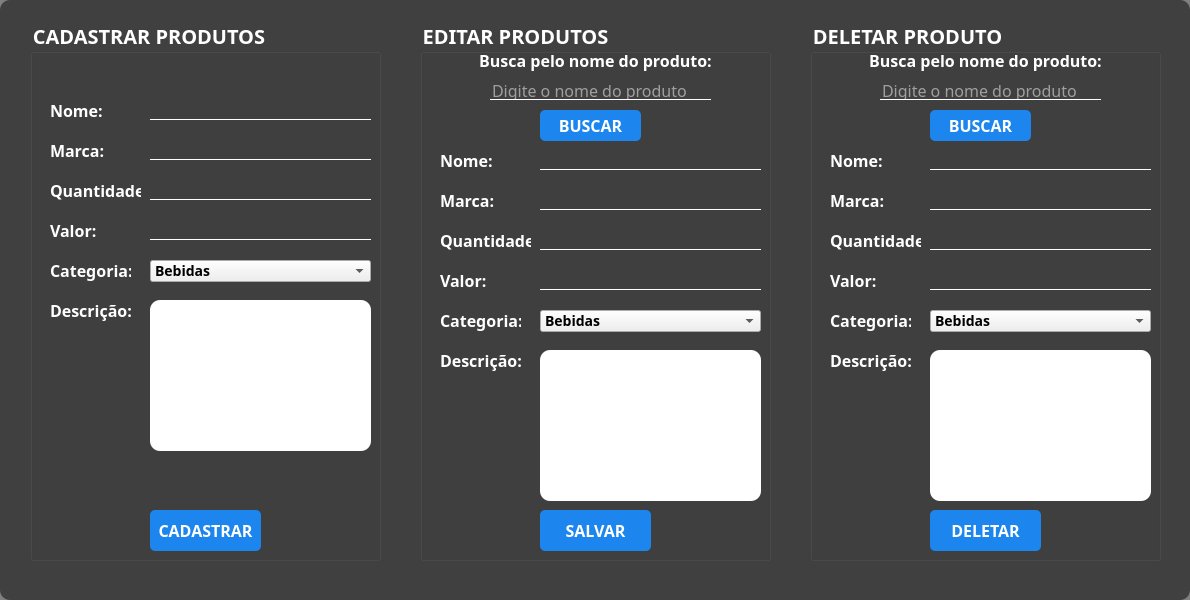
   <widget class="QFrame" name="f_produtos">
    <property name="enabled">
     <bool>true</bool>
    </property>
    <property name="geometry">
     <rect>
      <x>5</x>
      <y>90</y>
      <width>1190</width>
      <height>600</height>
     </rect>
    </property>
    <property name="styleSheet">
     <string notr="true">QFrame{
background:rgba(0,0,0,0.5);
border-radius:10px;
}
QGroupBox{
font-family: Trebuchet MS;
font-size: 20px;
font-weight: bold;
color:white;
background:transparent;
}
</string>
    </property>
    <property name="frameShape">
     <enum>QFrame::StyledPanel</enum>
    </property>
    <property name="frameShadow">
     <enum>QFrame::Raised</enum>
    </property>
    <widget class="QGroupBox" name="groupBox_5">
     <property name="geometry">
      <rect>
       <x>30</x>
       <y>20</y>
       <width>351</width>
       <height>541</height>
      </rect>
     </property>
     <property name="title">
      <string>CADASTRAR PRODUTOS</string>
     </property>
     <widget class="QLabel" name="label_67">
      <property name="geometry">
       <rect>
        <x>20</x>
        <y>80</y>
        <width>81</width>
        <height>21</height>
       </rect>
      </property>
      <property name="styleSheet">
       <string notr="true">font-family:Trebuchet MS;
font-size:16px;
font-weight:bold;
color:white;
background:transparent;
border:none;</string>
      </property>
      <property name="text">
       <string>Nome:</string>
      </property>
     </widget>
     <widget class="QLabel" name="label_68">
      <property name="geometry">
       <rect>
        <x>20</x>
        <y>120</y>
        <width>81</width>
        <height>21</height>
       </rect>
      </property>
      <property name="styleSheet">
       <string notr="true">font-family:Trebuchet MS;
font-size:16px;
font-weight:bold;
color:white;
background:transparent;
border:none;</string>
      </property>
      <property name="text">
       <string>Marca:</string>
      </property>
     </widget>
     <widget class="QLabel" name="label_69">
      <property name="geometry">
       <rect>
        <x>20</x>
        <y>160</y>
        <width>91</width>
        <height>21</height>
       </rect>
      </property>
      <property name="styleSheet">
       <string notr="true">font-family:Trebuchet MS;
font-size:16px;
font-weight:bold;
color:white;
background:transparent;
border:none;</string>
      </property>
      <property name="text">
       <string>Quantidade:</string>
      </property>
     </widget>
     <widget class="QLabel" name="label_70">
      <property name="geometry">
       <rect>
        <x>20</x>
        <y>200</y>
        <width>81</width>
        <height>21</height>
       </rect>
      </property>
      <property name="styleSheet">
       <string notr="true">font-family:Trebuchet MS;
font-size:16px;
font-weight:bold;
color:white;
background:transparent;
border:none;</string>
      </property>
      <property name="text">
       <string>Valor:</string>
      </property>
     </widget>
     <widget class="QLabel" name="label_71">
      <property name="geometry">
       <rect>
        <x>20</x>
        <y>240</y>
        <width>81</width>
        <height>21</height>
       </rect>
      </property>
      <property name="styleSheet">
       <string notr="true">font-family:Trebuchet MS;
font-size:16px;
font-weight:bold;
color:white;
background:transparent;
border:none;</string>
      </property>
      <property name="text">
       <string>Categoria:</string>
      </property>
     </widget>
     <widget class="QLabel" name="label_72">
      <property name="geometry">
       <rect>
        <x>20</x>
        <y>280</y>
        <width>81</width>
        <height>21</height>
       </rect>
      </property>
      <property name="styleSheet">
       <string notr="true">font-family:Trebuchet MS;
font-size:16px;
font-weight:bold;
color:white;
background:transparent;
border:none;</string>
      </property>
      <property name="text">
       <string>Descrição:</string>
      </property>
     </widget>
     <widget class="QLineEdit" name="novo_prod_nome">
      <property name="geometry">
       <rect>
        <x>120</x>
        <y>80</y>
        <width>221</width>
        <height>20</height>
       </rect>
      </property>
      <property name="styleSheet">
       <string notr="true">background:transparent;
font-family: Trebuchet MS;
font-size:16px;
color:white;
border:none;
border-bottom: 1px solid white;</string>
      </property>
     </widget>
     <widget class="QLineEdit" name="novo_prod_marca">
      <property name="geometry">
       <rect>
        <x>120</x>
        <y>120</y>
        <width>221</width>
        <height>20</height>
       </rect>
      </property>
      <property name="styleSheet">
       <string notr="true">background:transparent;
font-family: Trebuchet MS;
font-size:16px;
color:white;
border:none;
border-bottom: 1px solid white;</string>
      </property>
     </widget>
     <widget class="QLineEdit" name="novo_prod_qtd">
      <property name="geometry">
       <rect>
        <x>120</x>
        <y>160</y>
        <width>221</width>
        <height>20</height>
       </rect>
      </property>
      <property name="styleSheet">
       <string notr="true">background:transparent;
font-family: Trebuchet MS;
font-size:16px;
color:white;
border:none;
border-bottom: 1px solid white;</string>
      </property>
     </widget>
     <widget class="QLineEdit" name="novo_prod_valor">
      <property name="geometry">
       <rect>
        <x>120</x>
        <y>200</y>
        <width>221</width>
        <height>20</height>
       </rect>
      </property>
      <property name="styleSheet">
       <string notr="true">background:transparent;
font-family: Trebuchet MS;
font-size:16px;
color:white;
border:none;
border-bottom: 1px solid white;</string>
      </property>
     </widget>
     <widget class="QComboBox" name="novo_prod_categ">
      <property name="geometry">
       <rect>
        <x>120</x>
        <y>240</y>
        <width>221</width>
        <height>22</height>
       </rect>
      </property>
      <property name="styleSheet">
       <string notr="true">font-family:Trebuchet MS;
font-size:14px;
font-weight:bold;</string>
      </property>
      <item>
       <property name="text">
        <string>Bebidas</string>
       </property>
      </item>
      <item>
       <property name="text">
        <string>Lanches</string>
       </property>
      </item>
      <item>
       <property name="text">
        <string>Refeições</string>
       </property>
      </item>
      <item>
       <property name="text">
        <string>Porções</string>
       </property>
      </item>
      <item>
       <property name="text">
        <string>Diversos</string>
       </property>
      </item>
      <item>
       <property name="text">
        <string>Sobremesas</string>
       </property>
      </item>
     </widget>
     <widget class="QTextEdit" name="novo_prod_descri">
      <property name="geometry">
       <rect>
        <x>120</x>
        <y>280</y>
        <width>221</width>
        <height>151</height>
       </rect>
      </property>
      <property name="styleSheet">
       <string notr="true">background:white;
color:black;
font-size:16px;
font-family: Trebuchet MS;
font-weight: bold;</string>
      </property>
     </widget>
     <widget class="QPushButton" name="novo_prod_cadastrar">
      <property name="geometry">
       <rect>
        <x>120</x>
        <y>490</y>
        <width>111</width>
        <height>41</height>
       </rect>
      </property>
      <property name="cursor">
       <cursorShape>OpenHandCursor</cursorShape>
      </property>
      <property name="styleSheet">
       <string notr="true">QPushButton{
border:none;
border-radius:5px;
color:white;
background:#1C86EE;
font-family:Trebuchet MS;
font-weight:bold;
font-size:16px;
}
QPushButton:hover{
text-decoration:underline;
}
</string>
      </property>
      <property name="text">
       <string>CADASTRAR</string>
      </property>
     </widget>
    </widget>
    <widget class="QGroupBox" name="groupBox_6">
     <property name="geometry">
      <rect>
       <x>420</x>
       <y>20</y>
       <width>351</width>
       <height>541</height>
      </rect>
     </property>
     <property name="title">
      <string>EDITAR PRODUTOS</string>
     </property>
     <widget class="QLabel" name="label_73">
      <property name="geometry">
       <rect>
        <x>0</x>
        <y>30</y>
        <width>351</width>
        <height>21</height>
       </rect>
      </property>
      <property name="styleSheet">
       <string notr="true">font-family:Trebuchet MS;
font-size:16px;
font-weight:bold;
color:white;
background:transparent;
border:none;</string>
      </property>
      <property name="text">
       <string>Busca pelo nome do produto:</string>
      </property>
      <property name="alignment">
       <set>Qt::AlignCenter</set>
      </property>
     </widget>
     <widget class="QLineEdit" name="edit_prod_nome_input">
      <property name="geometry">
       <rect>
        <x>70</x>
        <y>60</y>
        <width>221</width>
        <height>20</height>
       </rect>
      </property>
      <property name="styleSheet">
       <string notr="true">background:transparent;
font-family: Trebuchet MS;
font-size:16px;
color:white;
border:none;
border-bottom: 1px solid white;</string>
      </property>
      <property name="inputMask">
       <string/>
      </property>
      <property name="placeholderText">
       <string>Digite o nome do produto</string>
      </property>
     </widget>
     <widget class="QPushButton" name="edit_prod_buscar">
      <property name="geometry">
       <rect>
        <x>120</x>
        <y>90</y>
        <width>101</width>
        <height>31</height>
       </rect>
      </property>
      <property name="cursor">
       <cursorShape>OpenHandCursor</cursorShape>
      </property>
      <property name="styleSheet">
       <string notr="true">QPushButton{
border:none;
border-radius:5px;
color:white;
background:#1C86EE;
font-family:Trebuchet MS;
font-weight:bold;
font-size:16px;
}
QPushButton:hover{
text-decoration:underline;
}
</string>
      </property>
      <property name="text">
       <string>BUSCAR</string>
      </property>
     </widget>
     <widget class="QLabel" name="label_74">
      <property name="geometry">
       <rect>
        <x>20</x>
        <y>210</y>
        <width>91</width>
        <height>21</height>
       </rect>
      </property>
      <property name="styleSheet">
       <string notr="true">font-family:Trebuchet MS;
font-size:16px;
font-weight:bold;
color:white;
background:transparent;
border:none;</string>
      </property>
      <property name="text">
       <string>Quantidade:</string>
      </property>
     </widget>
     <widget class="QLineEdit" name="edit_prod_marca">
      <property name="geometry">
       <rect>
        <x>120</x>
        <y>170</y>
        <width>221</width>
        <height>20</height>
       </rect>
      </property>
      <property name="styleSheet">
       <string notr="true">background:transparent;
font-family: Trebuchet MS;
font-size:16px;
color:white;
border:none;
border-bottom: 1px solid white;</string>
      </property>
     </widget>
     <widget class="QLabel" name="label_75">
      <property name="geometry">
       <rect>
        <x>20</x>
        <y>290</y>
        <width>81</width>
        <height>21</height>
       </rect>
      </property>
      <property name="styleSheet">
       <string notr="true">font-family:Trebuchet MS;
font-size:16px;
font-weight:bold;
color:white;
background:transparent;
border:none;</string>
      </property>
      <property name="text">
       <string>Categoria:</string>
      </property>
     </widget>
     <widget class="QLabel" name="label_76">
      <property name="geometry">
       <rect>
        <x>20</x>
        <y>170</y>
        <width>81</width>
        <height>21</height>
       </rect>
      </property>
      <property name="styleSheet">
       <string notr="true">font-family:Trebuchet MS;
font-size:16px;
font-weight:bold;
color:white;
background:transparent;
border:none;</string>
      </property>
      <property name="text">
       <string>Marca:</string>
      </property>
     </widget>
     <widget class="QLineEdit" name="edit_prod_nome">
      <property name="geometry">
       <rect>
        <x>120</x>
        <y>130</y>
        <width>221</width>
        <height>20</height>
       </rect>
      </property>
      <property name="styleSheet">
       <string notr="true">background:transparent;
font-family: Trebuchet MS;
font-size:16px;
color:white;
border:none;
border-bottom: 1px solid white;</string>
      </property>
     </widget>
     <widget class="QComboBox" name="edit_prod_categ">
      <property name="geometry">
       <rect>
        <x>120</x>
        <y>290</y>
        <width>221</width>
        <height>22</height>
       </rect>
      </property>
      <property name="styleSheet">
       <string notr="true">font-family:Trebuchet MS;
font-size:14px;
font-weight:bold;</string>
      </property>
      <item>
       <property name="text">
        <string>Bebidas</string>
       </property>
      </item>
      <item>
       <property name="text">
        <string>Lanches</string>
       </property>
      </item>
      <item>
       <property name="text">
        <string>Refeições</string>
       </property>
      </item>
      <item>
       <property name="text">
        <string>Porções</string>
       </property>
      </item>
      <item>
       <property name="text">
        <string>Diversos</string>
       </property>
      </item>
      <item>
       <property name="text">
        <string>Sobremesas</string>
       </property>
      </item>
     </widget>
     <widget class="QTextEdit" name="edit_prod_descri">
      <property name="geometry">
       <rect>
        <x>120</x>
        <y>330</y>
        <width>221</width>
        <height>151</height>
       </rect>
      </property>
      <property name="styleSheet">
       <string notr="true">background:white;
color:black;
font-size:16px;
font-family: Trebuchet MS;
font-weight: bold;</string>
      </property>
     </widget>
     <widget class="QLabel" name="label_77">
      <property name="geometry">
       <rect>
        <x>20</x>
        <y>130</y>
        <width>81</width>
        <height>21</height>
       </rect>
      </property>
      <property name="styleSheet">
       <string notr="true">font-family:Trebuchet MS;
font-size:16px;
font-weight:bold;
color:white;
background:transparent;
border:none;</string>
      </property>
      <property name="text">
       <string>Nome:</string>
      </property>
     </widget>
     <widget class="QLabel" name="label_78">
      <property name="geometry">
       <rect>
        <x>20</x>
        <y>330</y>
        <width>81</width>
        <height>21</height>
       </rect>
      </property>
      <property name="styleSheet">
       <string notr="true">font-family:Trebuchet MS;
font-size:16px;
font-weight:bold;
color:white;
background:transparent;
border:none;</string>
      </property>
      <property name="text">
       <string>Descrição:</string>
      </property>
     </widget>
     <widget class="QLabel" name="label_79">
      <property name="geometry">
       <rect>
        <x>20</x>
        <y>250</y>
        <width>81</width>
        <height>21</height>
       </rect>
      </property>
      <property name="styleSheet">
       <string notr="true">font-family:Trebuchet MS;
font-size:16px;
font-weight:bold;
color:white;
background:transparent;
border:none;</string>
      </property>
      <property name="text">
       <string>Valor:</string>
      </property>
     </widget>
     <widget class="QLineEdit" name="edit_prod_valor">
      <property name="geometry">
       <rect>
        <x>120</x>
        <y>250</y>
        <width>221</width>
        <height>20</height>
       </rect>
      </property>
      <property name="styleSheet">
       <string notr="true">background:transparent;
font-family: Trebuchet MS;
font-size:16px;
color:white;
border:none;
border-bottom: 1px solid white;</string>
      </property>
     </widget>
     <widget class="QLineEdit" name="edit_prod_qtd">
      <property name="geometry">
       <rect>
        <x>120</x>
        <y>210</y>
        <width>221</width>
        <height>20</height>
       </rect>
      </property>
      <property name="styleSheet">
       <string notr="true">background:transparent;
font-family: Trebuchet MS;
font-size:16px;
color:white;
border:none;
border-bottom: 1px solid white;</string>
      </property>
     </widget>
     <widget class="QPushButton" name="edit_prod_salvar">
      <property name="geometry">
       <rect>
        <x>120</x>
        <y>490</y>
        <width>111</width>
        <height>41</height>
       </rect>
      </property>
      <property name="cursor">
       <cursorShape>OpenHandCursor</cursorShape>
      </property>
      <property name="styleSheet">
       <string notr="true">QPushButton{
border:none;
border-radius:5px;
color:white;
background:#1C86EE;
font-family:Trebuchet MS;
font-weight:bold;
font-size:16px;
}
QPushButton:hover{
text-decoration:underline;
}
</string>
      </property>
      <property name="text">
       <string>SALVAR</string>
      </property>
     </widget>
    </widget>
    <widget class="QGroupBox" name="groupBox_7">
     <property name="geometry">
      <rect>
       <x>810</x>
       <y>20</y>
       <width>351</width>
       <height>541</height>
      </rect>
     </property>
     <property name="title">
      <string>DELETAR PRODUTO</string>
     </property>
     <widget class="QLineEdit" name="delete_prod_nome">
      <property name="geometry">
       <rect>
        <x>120</x>
        <y>130</y>
        <width>221</width>
        <height>20</height>
       </rect>
      </property>
      <property name="styleSheet">
       <string notr="true">background:transparent;
font-family: Trebuchet MS;
font-size:16px;
color:white;
border:none;
border-bottom: 1px solid white;</string>
      </property>
      <property name="readOnly">
       <bool>true</bool>
      </property>
     </widget>
     <widget class="QLineEdit" name="delete_prod_valor">
      <property name="geometry">
       <rect>
        <x>120</x>
        <y>250</y>
        <width>221</width>
        <height>20</height>
       </rect>
      </property>
      <property name="styleSheet">
       <string notr="true">background:transparent;
font-family: Trebuchet MS;
font-size:16px;
color:white;
border:none;
border-bottom: 1px solid white;</string>
      </property>
      <property name="readOnly">
       <bool>true</bool>
      </property>
     </widget>
     <widget class="QLineEdit" name="delete_prod_nome_input">
      <property name="geometry">
       <rect>
        <x>70</x>
        <y>60</y>
        <width>221</width>
        <height>20</height>
       </rect>
      </property>
      <property name="styleSheet">
       <string notr="true">background:transparent;
font-family: Trebuchet MS;
font-size:16px;
color:white;
border:none;
border-bottom: 1px solid white;</string>
      </property>
      <property name="inputMask">
       <string/>
      </property>
      <property name="placeholderText">
       <string>Digite o nome do produto</string>
      </property>
     </widget>
     <widget class="QLabel" name="label_80">
      <property name="geometry">
       <rect>
        <x>20</x>
        <y>130</y>
        <width>81</width>
        <height>21</height>
       </rect>
      </property>
      <property name="styleSheet">
       <string notr="true">font-family:Trebuchet MS;
font-size:16px;
font-weight:bold;
color:white;
background:transparent;
border:none;</string>
      </property>
      <property name="text">
       <string>Nome:</string>
      </property>
     </widget>
     <widget class="QLabel" name="label_81">
      <property name="geometry">
       <rect>
        <x>20</x>
        <y>170</y>
        <width>81</width>
        <height>21</height>
       </rect>
      </property>
      <property name="styleSheet">
       <string notr="true">font-family:Trebuchet MS;
font-size:16px;
font-weight:bold;
color:white;
background:transparent;
border:none;</string>
      </property>
      <property name="text">
       <string>Marca:</string>
      </property>
     </widget>
     <widget class="QPushButton" name="delete_prod_deletar">
      <property name="geometry">
       <rect>
        <x>120</x>
        <y>490</y>
        <width>111</width>
        <height>41</height>
       </rect>
      </property>
      <property name="cursor">
       <cursorShape>OpenHandCursor</cursorShape>
      </property>
      <property name="styleSheet">
       <string notr="true">QPushButton{
border:none;
border-radius:5px;
color:white;
background:#1C86EE;
font-family:Trebuchet MS;
font-weight:bold;
font-size:16px;
}
QPushButton:hover{
text-decoration:underline;
}
</string>
      </property>
      <property name="text">
       <string>DELETAR</string>
      </property>
     </widget>
     <widget class="QLabel" name="label_82">
      <property name="geometry">
       <rect>
        <x>20</x>
        <y>330</y>
        <width>81</width>
        <height>21</height>
       </rect>
      </property>
      <property name="styleSheet">
       <string notr="true">font-family:Trebuchet MS;
font-size:16px;
font-weight:bold;
color:white;
background:transparent;
border:none;</string>
      </property>
      <property name="text">
       <string>Descrição:</string>
      </property>
     </widget>
     <widget class="QLabel" name="label_83">
      <property name="geometry">
       <rect>
        <x>20</x>
        <y>210</y>
        <width>91</width>
        <height>21</height>
       </rect>
      </property>
      <property name="styleSheet">
       <string notr="true">font-family:Trebuchet MS;
font-size:16px;
font-weight:bold;
color:white;
background:transparent;
border:none;</string>
      </property>
      <property name="text">
       <string>Quantidade:</string>
      </property>
     </widget>
     <widget class="QTextEdit" name="delete_prod_descri">
      <property name="geometry">
       <rect>
        <x>120</x>
        <y>330</y>
        <width>221</width>
        <height>151</height>
       </rect>
      </property>
      <property name="styleSheet">
       <string notr="true">background:white;
color:black;
font-size:16px;
font-family: Trebuchet MS;
font-weight: bold;</string>
      </property>
      <property name="readOnly">
       <bool>true</bool>
      </property>
     </widget>
     <widget class="QLabel" name="label_84">
      <property name="geometry">
       <rect>
        <x>20</x>
        <y>290</y>
        <width>81</width>
        <height>21</height>
       </rect>
      </property>
      <property name="styleSheet">
       <string notr="true">font-family:Trebuchet MS;
font-size:16px;
font-weight:bold;
color:white;
background:transparent;
border:none;</string>
      </property>
      <property name="text">
       <string>Categoria:</string>
      </property>
     </widget>
     <widget class="QLabel" name="label_85">
      <property name="geometry">
       <rect>
        <x>0</x>
        <y>30</y>
        <width>351</width>
        <height>21</height>
       </rect>
      </property>
      <property name="styleSheet">
       <string notr="true">font-family:Trebuchet MS;
font-size:16px;
font-weight:bold;
color:white;
background:transparent;
border:none;</string>
      </property>
      <property name="text">
       <string>Busca pelo nome do produto:</string>
      </property>
      <property name="alignment">
       <set>Qt::AlignCenter</set>
      </property>
     </widget>
     <widget class="QPushButton" name="delete_prod_buscar">
      <property name="geometry">
       <rect>
        <x>120</x>
        <y>90</y>
        <width>101</width>
        <height>31</height>
       </rect>
      </property>
      <property name="cursor">
       <cursorShape>OpenHandCursor</cursorShape>
      </property>
      <property name="styleSheet">
       <string notr="true">QPushButton{
border:none;
border-radius:5px;
color:white;
background:#1C86EE;
font-family:Trebuchet MS;
font-weight:bold;
font-size:16px;
}
QPushButton:hover{
text-decoration:underline;
}
</string>
      </property>
      <property name="text">
       <string>BUSCAR</string>
      </property>
     </widget>
     <widget class="QLineEdit" name="delete_prod_marca">
      <property name="geometry">
       <rect>
        <x>120</x>
        <y>170</y>
        <width>221</width>
        <height>20</height>
       </rect>
      </property>
      <property name="styleSheet">
       <string notr="true">background:transparent;
font-family: Trebuchet MS;
font-size:16px;
color:white;
border:none;
border-bottom: 1px solid white;</string>
      </property>
      <property name="readOnly">
       <bool>true</bool>
      </property>
     </widget>
     <widget class="QLabel" name="label_86">
      <property name="geometry">
       <rect>
        <x>20</x>
        <y>250</y>
        <width>81</width>
        <height>21</height>
       </rect>
      </property>
      <property name="styleSheet">
       <string notr="true">font-family:Trebuchet MS;
font-size:16px;
font-weight:bold;
color:white;
background:transparent;
border:none;</string>
      </property>
      <property name="text">
       <string>Valor:</string>
      </property>
     </widget>
     <widget class="QLineEdit" name="delete_prod_qtd">
      <property name="geometry">
       <rect>
        <x>120</x>
        <y>210</y>
        <width>221</width>
        <height>20</height>
       </rect>
      </property>
      <property name="styleSheet">
       <string notr="true">background:transparent;
font-family: Trebuchet MS;
font-size:16px;
color:white;
border:none;
border-bottom: 1px solid white;</string>
      </property>
      <property name="readOnly">
       <bool>true</bool>
      </property>
     </widget>
     <widget class="QComboBox" name="delete_prod_categ">
      <property name="geometry">
       <rect>
        <x>120</x>
        <y>290</y>
        <width>221</width>
        <height>22</height>
       </rect>
      </property>
      <property name="styleSheet">
       <string notr="true">font-family:Trebuchet MS;
font-size:14px;
font-weight:bold;</string>
      </property>
      <item>
       <property name="text">
        <string>Bebidas</string>
       </property>
      </item>
      <item>
       <property name="text">
        <string>Lanches</string>
       </property>
      </item>
      <item>
       <property name="text">
        <string>Refeições</string>
       </property>
      </item>
      <item>
       <property name="text">
        <string>Porções</string>
       </property>
      </item>
      <item>
       <property name="text">
        <string>Diversos</string>
       </property>
      </item>
      <item>
       <property name="text">
        <string>Sobremesas</string>
       </property>
      </item>
     </widget>
    </widget>
   </widget>
